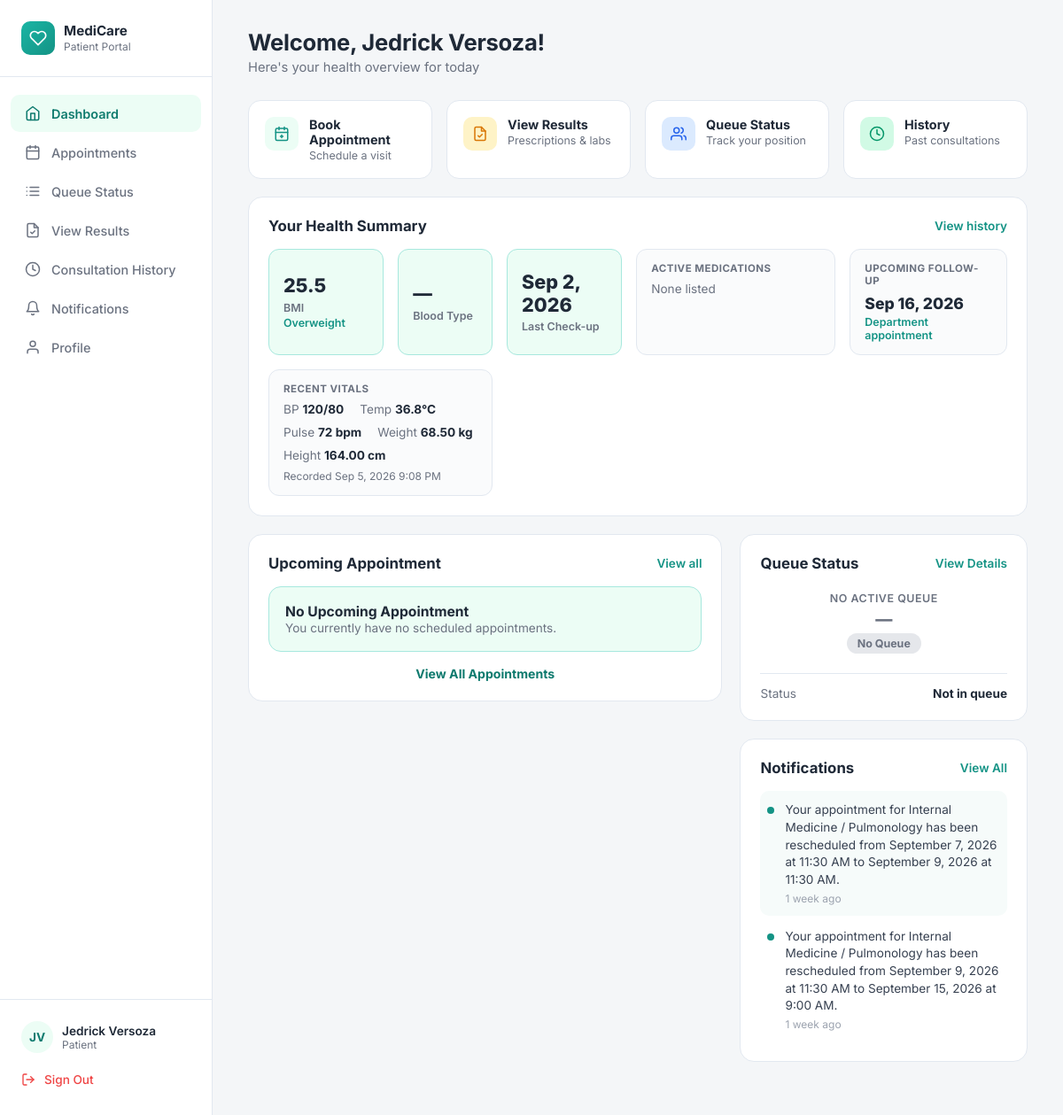
The app's page /patient/patient_dashboard.php (signed in) with its own data.
### tables this page shows
CREATE TABLE IF NOT EXISTS `patients` (
  `PatientID` int NOT NULL AUTO_INCREMENT,
  `UserID` int NOT NULL,
  `CivilStatus` varchar(50) DEFAULT NULL,
  `Religion` varchar(50) DEFAULT NULL,
  `IsPWD` tinyint(1) NOT NULL DEFAULT '0',
  `DisabilityType` varchar(100) DEFAULT NULL,
  `BloodType` varchar(5) DEFAULT NULL,
  `Allergies` text,
  `PastMedicalCondition` text,
  `CurrentMedication` text,
  `FamilyMedicalHistory` text,
  `EmergencyContactName` varchar(100) DEFAULT NULL,
  `EmergencyContactNo` varchar(20) DEFAULT NULL,
  `EmergencyRelation` varchar(50) DEFAULT NULL,
  `CreatedAt` datetime NOT NULL DEFAULT CURRENT_TIMESTAMP,
  `UpdatedAt` datetime NOT NULL DEFAULT CURRENT_TIMESTAMP ON UPDATE CURRENT_TIMESTAMP,
  PRIMARY KEY (`PatientID`),
  KEY `FK_Patients_Users` (`UserID`)
);

CREATE TABLE IF NOT EXISTS `users` (
  `UserID` int NOT NULL AUTO_INCREMENT,
  `RoleID` int NOT NULL,
  `FirstName` varchar(100) NOT NULL,
  `MiddleName` varchar(100) DEFAULT NULL,
  `LastName` varchar(100) NOT NULL,
  `Email` varchar(191) NOT NULL,
  `Password` varchar(255) NOT NULL,
  `Sex` varchar(13) NOT NULL,
  `DateOfBirth` date DEFAULT NULL,
  `ContactNumber` varchar(20) DEFAULT NULL,
  `Address` text,
  `Status` varchar(50) NOT NULL DEFAULT 'Active',
  `CreatedAt` datetime NOT NULL DEFAULT CURRENT_TIMESTAMP,
  `FailedAttempts` int DEFAULT '0',
  `LockUntil` datetime DEFAULT NULL,
  `ResetToken` varchar(255) DEFAULT NULL,
  `TokenExpiry` datetime DEFAULT NULL,
  `ProfilePhoto` varchar(255) DEFAULT NULL,
  `LastLogin` datetime DEFAULT NULL,
  `ReminderPreference` varchar(20) DEFAULT 'email',
  `ReceiveReminders` tinyint(1) DEFAULT '1',
  PRIMARY KEY (`UserID`),
  UNIQUE KEY `Email` (`Email`),
  KEY `FK_Users_Roles` (`RoleID`)
);

CREATE TABLE IF NOT EXISTS `vitals` (
  `VitalID` int NOT NULL AUTO_INCREMENT,
  `AppointmentID` int NOT NULL,
  `PatientID` int NOT NULL,
  `StaffID` int NOT NULL,
  `BloodPressure` varchar(20) DEFAULT NULL,
  `Temperature` decimal(4,1) DEFAULT NULL,
  `PulseRate` int DEFAULT NULL,
  `Weight` decimal(5,2) DEFAULT NULL,
  `Height` decimal(5,2) DEFAULT NULL,
  `RecordedAt` datetime NOT NULL DEFAULT CURRENT_TIMESTAMP,
  PRIMARY KEY (`VitalID`),
  KEY `idx_vitals_patient` (`PatientID`),
  KEY `idx_vitals_appointment` (`AppointmentID`)
);

CREATE TABLE IF NOT EXISTS `consultations` (
  `ConsultationID` int NOT NULL AUTO_INCREMENT,
  `AppointmentID` int NOT NULL,
  `PatientID` int NOT NULL,
  `StaffID` int NOT NULL,
  `ConsultationDate` date NOT NULL,
  `ConsultationTime` time NOT NULL,
  `ChiefComplaint` varchar(255) DEFAULT NULL,
  `Diagnosis` text,
  `Treatment` text,
  `LabRequest` text,
  `Notes` text,
  `FollowUpDate` date DEFAULT NULL,
  `Status` varchar(50) NOT NULL DEFAULT 'Ongoing',
  `BloodPressure` varchar(20) DEFAULT NULL,
  `Temperature` decimal(4,1) DEFAULT NULL,
  `PulseRate` int DEFAULT NULL,
  `Weight` decimal(5,2) DEFAULT NULL,
  `Height` decimal(5,2) DEFAULT NULL,
  `CreatedAt` datetime NOT NULL DEFAULT CURRENT_TIMESTAMP,
  `UpdatedAt` datetime NOT NULL DEFAULT CURRENT_TIMESTAMP ON UPDATE CURRENT_TIMESTAMP,
  PRIMARY KEY (`ConsultationID`),
  KEY `fk_consultations_appointment` (`AppointmentID`),
  KEY `fk_consultations_patient` (`PatientID`),
  KEY `fk_consultations_staff` (`StaffID`)
);

CREATE TABLE IF NOT EXISTS `notifications` (
  `NotificationID` int NOT NULL AUTO_INCREMENT,
  `UserID` int NOT NULL,
  `Title` varchar(255) NOT NULL,
  `Message` text NOT NULL,
  `Type` varchar(100) DEFAULT NULL,
  `RelatedID` int DEFAULT NULL,
  `RelatedTable` varchar(100) DEFAULT NULL,
  `IsRead` bit(1) NOT NULL DEFAULT b'0',
  `PriorityLevel` varchar(50) NOT NULL DEFAULT 'Low',
  `SentAt` datetime DEFAULT NULL,
  `ReadAt` datetime DEFAULT NULL,
  `CreatedAt` datetime NOT NULL DEFAULT CURRENT_TIMESTAMP,
  PRIMARY KEY (`NotificationID`),
  KEY `fk_notifications_user` (`UserID`)
);

### patient/patient_dashboard.php (the view, shortened to what the rows shown need)
<?php
require_once __DIR__ . '/../includes/db.php';
$userID = $_SESSION['UserID'];
$stmt = mysqli_prepare(
    $conn,
    'SELECT
        u.UserID,
        u.FirstName,
        u.MiddleName,
        u.LastName,
        u.Email,
        u.Sex,
        u.DateOfBirth,
        u.ContactNumber,
        u.Address,
        u.ProfilePhoto,
        p.PatientID,
        p.BloodType,
        p.Allergies,
        p.PastMedicalCondition,
        p.CurrentMedication,
        p.FamilyMedicalHistory,
        p.EmergencyContactName,
        p.EmergencyContactNo,
        p.EmergencyRelation
     FROM users u
     INNER JOIN patients p ON u.UserID = p.UserID
     WHERE u.UserID = ?'
);
mysqli_stmt_bind_param($stmt, 'i', $userID);
mysqli_stmt_execute($stmt);
$result = mysqli_stmt_get_result($stmt);
$patient = mysqli_fetch_assoc($result);
$notifStmt = mysqli_prepare(
    $conn,
    'SELECT
        NotificationID,
        Title,
        Message,
        Type,
        IsRead,
        CreatedAt
     FROM notifications
     WHERE UserID = ?
     ORDER BY IsRead ASC, CreatedAt DESC
     LIMIT 5'
);
mysqli_stmt_bind_param($notifStmt, 'i', $userID);
mysqli_stmt_execute($notifStmt);
$notifResult = mysqli_stmt_get_result($notifStmt);
$notifications = [];
while ($row = mysqli_fetch_assoc($notifResult)) {
    $row['IsRead'] = (int) $row['IsRead'];
    $row['DisplayTime'] = $row['SentAt'] ?? $row['CreatedAt'];
    $notifications[] = $row;
}
$vitalsStmt = mysqli_prepare(
    $conn,
    'SELECT BloodPressure, Temperature, PulseRate, Weight, Height, RecordedAt
     FROM vitals
     WHERE PatientID = ?
     ORDER BY VitalID DESC
     LIMIT 1'
);
mysqli_stmt_bind_param($vitalsStmt, 'i', $patient['PatientID']);
mysqli_stmt_execute($vitalsStmt);
$vitalsResult = mysqli_stmt_get_result($vitalsStmt);
$latestVitals = mysqli_fetch_assoc($vitalsResult);
$bmi = null;
$bmiCategory = null;
if ($latestVitals && $latestVitals['Weight'] > 0 && $latestVitals['Height'] > 0) {
    $heightM = $latestVitals['Height'] / 100;
    if ($heightM > 0) {
        $bmi = round($latestVitals['Weight'] / ($heightM * $heightM), 1);
        if ($bmi < 18.5) $bmiCategory = 'Underweight';
        elseif ($bmi < 25) $bmiCategory = 'Normal';
        elseif ($bmi < 30) $bmiCategory = 'Overweight';
        else $bmiCategory = 'Obese';
    }
}
$followUpStmt = mysqli_prepare(
    $conn,
    'SELECT c.FollowUpDate, d.DepartmentName
     FROM consultations c
     LEFT JOIN appointments a ON c.AppointmentID = a.AppointmentID
     LEFT JOIN departments d ON a.DepartmentID = d.DepartmentID
     WHERE c.PatientID = ?
       AND c.FollowUpDate IS NOT NULL
       AND c.FollowUpDate >= CURDATE()
     ORDER BY c.FollowUpDate ASC
     LIMIT 1'
);
mysqli_stmt_bind_param($followUpStmt, 'i', $patient['PatientID']);
mysqli_stmt_execute($followUpStmt);
$followUpResult = mysqli_stmt_get_result($followUpStmt);
$nextFollowUp = mysqli_fetch_assoc($followUpResult);
$followUpFallback = null;
function timeAgo($datetime) {
    $now = new DateTime();
    $past = new DateTime($datetime);
    $diff = $now->diff($past);
    if ($diff->d > 0) {
        return floor($diff->d / 7) . ' week' . (floor($diff->d / 7) > 1 ? 's' : '') . ' ago';
    }
    return 'Just now';
}
function getNotifDotColor($type) {
    $type = strtolower($type ?? '');
    if (strpos($type, 'appointment') !== false || strpos($type, 'reminder') !== false) return 'green';
    return 'green';
}
?>
<!DOCTYPE html>
<html lang="en">
<head>
<link rel="stylesheet" href="../assets/css/patient/patient_dashboard.css">
</head>
<body>
<div class="app">
  <aside class="sidebar">
    <div class="sidebar-footer">
      <div class="sidebar-user">
        <?php if (!empty($patient['ProfilePhoto'])): ?>
        <div class="user-avatar"><img src="../<?php echo htmlspecialchars($patient['ProfilePhoto']); ?>" alt="Photo" style="width:100%;height:100%;border-radius:50%;object-fit:cover;"></div>
        <?php else: ?>
        <div class="user-avatar"><?php echo strtoupper(substr($patient['FirstName'], 0, 1) . substr($patient['LastName'], 0, 1)); ?></div>
        <?php endif; ?>
        <div>
          <div class="user-name"><?php echo htmlspecialchars($patient['FirstName'] . ' ' . $patient['LastName']); ?></div>
          <div class="user-role">Patient</div>
        </div>
      </div>
    </div>
  </aside>
  <main class="main">
    <div class="page-header">
      <h1>Welcome, <?php echo htmlspecialchars($patient['FirstName'] . ' ' . $patient['LastName']); ?>!</h1>
      <p>Here's your health overview for today</p>
    </div>
    <div class="health-summary">
      <div class="panel-head">
        <h2>Your Health Summary</h2>
      </div>
      <div class="hs-grid">
        <div class="hs-stat">
          <div class="hs-value"><?php echo $bmi ? $bmi : '—'; ?></div>
          <div class="hs-label">BMI</div>
          <?php if ($bmiCategory): ?>
          <div class="hs-hint"><?php echo htmlspecialchars($bmiCategory); ?></div>
          <?php endif; ?>
        </div>
        <div class="hs-stat">
          <div class="hs-value"><?php echo htmlspecialchars($patient['BloodType'] ?? '—'); ?></div>
          <div class="hs-label">Blood Type</div>
        </div>
        <div class="hs-block">
          <?php if ($nextFollowUp || $followUpFallback): ?>
            <?php $fu = $nextFollowUp ?? $followUpFallback; ?>
            <div class="hs-followup">
              <div class="hs-value"><?php echo date('M j, Y', strtotime($fu['FollowUpDate'])); ?></div>
              <div class="hs-hint"><?php echo htmlspecialchars($fu['DepartmentName'] ?? 'Department appointment'); ?></div>
            </div>
          <?php else: ?>
          <div class="hs-empty">No follow-up scheduled</div>
          <?php endif; ?>
        </div>
        <div class="hs-block hs-block-wide">
          <div class="hs-section-title">Recent Vitals</div>
          <?php if ($latestVitals): ?>
          <div class="hs-vitals">
            <span>BP <strong><?php echo htmlspecialchars($latestVitals['BloodPressure'] ?? '—'); ?></strong></span>
            <span>Temp <strong><?php echo htmlspecialchars($latestVitals['Temperature'] ?? '—'); ?>°C</strong></span>
            <span>Pulse <strong><?php echo htmlspecialchars($latestVitals['PulseRate'] ?? '—'); ?> bpm</strong></span>
            <span>Weight <strong><?php echo htmlspecialchars($latestVitals['Weight'] ?? '—'); ?> kg</strong></span>
            <span>Height <strong><?php echo htmlspecialchars($latestVitals['Height'] ?? '—'); ?> cm</strong></span>
          </div>
          <div class="hs-vitals-date">Recorded <?php echo date('M j, Y g:i A', strtotime($latestVitals['RecordedAt'])); ?></div>
          <?php else: ?>
          <div class="hs-empty">No vital signs recorded yet</div>
          <?php endif; ?>
        </div>
      </div>
    </div>
    <div class="content-grid">
      <div>
        <div class="panel">
          <div class="panel-head">
            <h2>Upcoming Appointment</h2>
          </div>
        </div>
      </div>
      <div>
        <div class="panel">
          <div class="panel-head">
            <h2>Queue Status</h2>
          </div>
        </div>
        <div class="panel notif-panel">
          <div class="panel-head">
            <h2>Notifications</h2>
          </div>
          <?php if (!empty($notifications)): ?>
            <?php foreach ($notifications as $notif): ?>
              <div class="notif-item <?php echo !$notif['IsRead'] ? 'unread' : ''; ?>">
                <span class="notif-dot <?php echo getNotifDotColor($notif['Type']); ?>"></span>
                <div>
                  <div class="notif-text"><?php echo htmlspecialchars($notif['Message']); ?></div>
                  <div class="notif-time"><?php echo timeAgo($notif['DisplayTime']); ?></div>
                </div>
              </div>
            <?php endforeach; ?>
          <?php endif; ?>
        </div>
      </div>
    </div>
  </main>
</div>
</body>
</html>

### records on screen
patients: UserID.LastName "JV", UserID.LastName "Jedrick Versoza", BloodType "—"
vitals: bmi "25.5", bmiCategory "Overweight", BloodPressure "120/80", Temperature "36.8", PulseRate "72", Weight "68.50", Height "164.00", RecordedAt "Sep 5, 2026 9:08 PM"
consultations: FollowUpDate "Sep 16, 2026"
notifications: Message "Your appointment for Internal Medicine / Pulmonology has been rescheduled from September 7, 2026 at 11:30 AM to September 9, 2026 at 11:30 AM.", CreatedAt "1 week ago"
notifications: Message "Your appointment for Internal Medicine / Pulmonology has been rescheduled from September 9, 2026 at 11:30 AM to September 15, 2026 at 9:00 AM.", CreatedAt "1 week ago"

### other values on screen
date('M j, Y', strtotime($lastCheckup)) "Sep 2, 2026"
$fu['DepartmentName'] "Department appointment"
